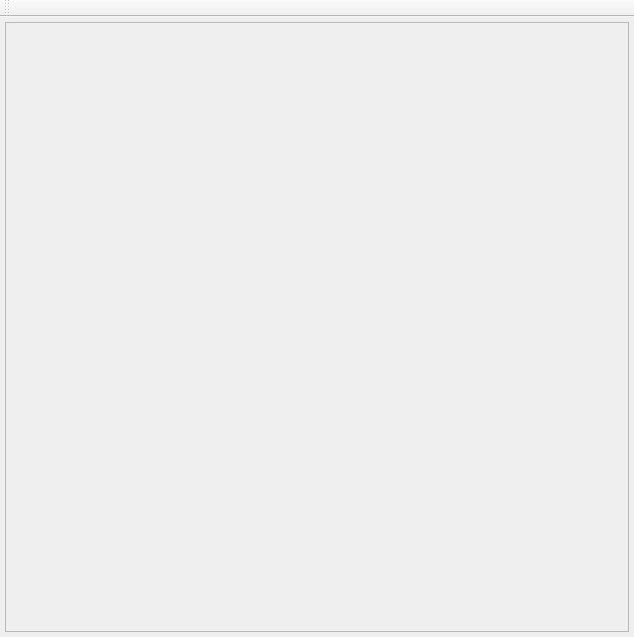
<?xml version="1.0" encoding="UTF-8"?>
<ui version="4.0">
 <class>MainWindow</class>
 <widget class="QMainWindow" name="MainWindow">
  <property name="geometry">
   <rect>
    <x>0</x>
    <y>0</y>
    <width>634</width>
    <height>637</height>
   </rect>
  </property>
  <property name="acceptDrops">
   <bool>true</bool>
  </property>
  <property name="windowTitle">
   <string>Cavas View Widget</string>
  </property>
  <widget class="QWidget" name="centralwidget">
   <property name="acceptDrops">
    <bool>true</bool>
   </property>
   <layout class="QGridLayout" name="gridLayout">
    <property name="leftMargin">
     <number>5</number>
    </property>
    <property name="topMargin">
     <number>5</number>
    </property>
    <property name="rightMargin">
     <number>5</number>
    </property>
    <property name="bottomMargin">
     <number>5</number>
    </property>
    <item row="0" column="0">
     <widget class="QScrollArea" name="scrollArea">
      <property name="cursor" stdset="0">
       <cursorShape>ArrowCursor</cursorShape>
      </property>
      <property name="mouseTracking">
       <bool>false</bool>
      </property>
      <property name="focusPolicy">
       <enum>Qt::NoFocus</enum>
      </property>
      <property name="contextMenuPolicy">
       <enum>Qt::CustomContextMenu</enum>
      </property>
      <property name="acceptDrops">
       <bool>false</bool>
      </property>
      <property name="widgetResizable">
       <bool>true</bool>
      </property>
      <widget class="QWidget" name="scrollAreaWidgetContents">
       <property name="geometry">
        <rect>
         <x>0</x>
         <y>0</y>
         <width>622</width>
         <height>612</height>
        </rect>
       </property>
       <property name="acceptDrops">
        <bool>true</bool>
       </property>
      </widget>
     </widget>
    </item>
   </layout>
  </widget>
  <widget class="QToolBar" name="view_toolbar">
   <property name="acceptDrops">
    <bool>false</bool>
   </property>
   <property name="windowTitle">
    <string>toolBar</string>
   </property>
   <attribute name="toolBarArea">
    <enum>TopToolBarArea</enum>
   </attribute>
   <attribute name="toolBarBreak">
    <bool>false</bool>
   </attribute>
  </widget>
 </widget>
 <resources/>
 <connections/>
</ui>
